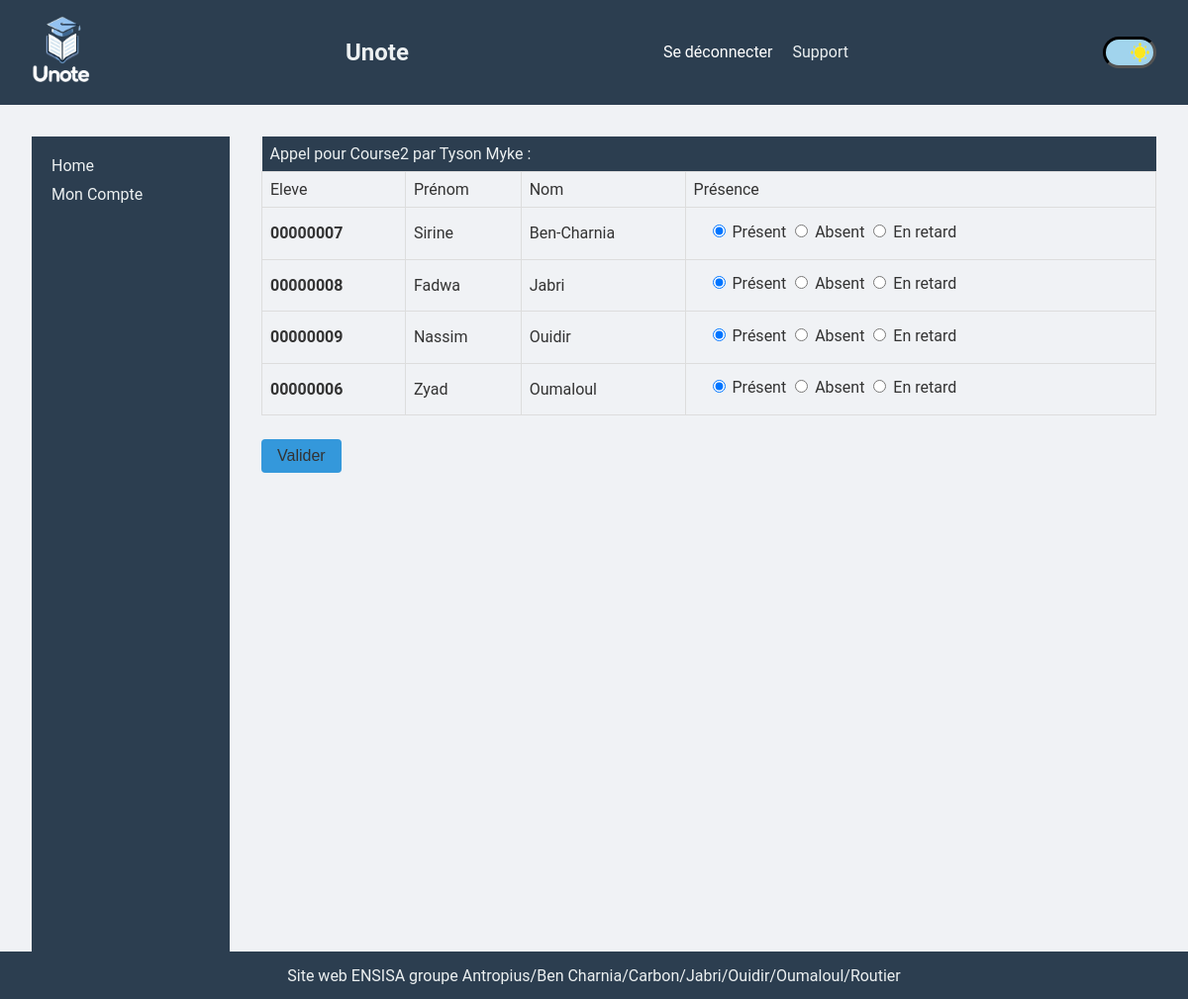
The page /portal/class_call/18 (signed in) on the database its author committed.
### administration/models.py (models this page shows, shortened)
class Session(models.Model):
    date = models.DateTimeField()
    duration = models.DurationField()
    exam = models.BooleanField()
    is_called_done = models.BooleanField(default=False)
    room = models.ForeignKey(Room, on_delete=models.CASCADE)
    course = models.ForeignKey(Course, on_delete=models.CASCADE)

class Course(models.Model):
    name = models.CharField(max_length=255)
    group = models.ForeignKey(Group, on_delete=models.CASCADE)
    teacher = models.ForeignKey(CustomUser, on_delete=models.CASCADE)
    subject = models.ForeignKey(Subject, on_delete=models.CASCADE)

### users/models.py (models this page shows, shortened)
class CustomUser(AbstractUser):
    USER_TYPE_CHOICES = (
        ('student', 'Étudiant'),
        ('teacher', 'Professeur'),
        ('admin', 'Administrateur'),
    )
    user_type = models.CharField(max_length=20, choices=USER_TYPE_CHOICES,
                                 default='student')

### user_portal/views.py (the view, shortened to what this page needs)
# urls.py: path('class_call/<int:id>', views.class_call, name='class_call'),
@login_required
def class_call(request, id):
    if request.user.user_type != "teacher":
        return render(request, 'main/403.html', status=403)
    user = request.user
    session = get_object_or_404(Session, pk=id)
    student_list = session.course.group.users.order_by('last_name')
    presences = Presence.objects.filter(session=session)
    presences_dict = {presence.user_id: presence for presence in presences}
    context = {'user': user, 'session': session, 'student_list': student_list,
               'presences_dict': presences_dict}
    return render(request, 'attendance/class_call.html', context)

### user_portal/templates/attendance/class_call.html (shortened to what this page needs)
{% extends "user_portal/base.html" %}
{% load static %}
{% block content %}
<div class="class_call flex_full notes_section">
    <form method="POST">
    <table>
    <thead>
        <tr>
            <th colspan="4">
                Appel pour {{session.course.name}} par {{user.first_name}} {{user.last_name}} :
            </th>
        </tr>
    </thead>
    <tbody>
        <tr>
            <td scope="col">Eleve</td>
            <td scope="col">Prénom</td>
            <td scope="col">Nom</td>
            <td scope="col">Présence</td>
        </tr>
    {% for s in student_list %}
        {% with presences_dict|default_if_none:None as presence %}
            <tr>
                <th scope="row">{{s.username}}</th>
                <td>{{s.first_name}}</td>
                <td>{{s.last_name}}</td>
                <td><fieldset>
                    <div>
                        {% for key, value in presence.items %}
                            {% if s.id == key %}
                                {% if value.presence == "present" %}
                                    <input type="radio" classe="{{s.username}}"
                                           name="{{s.username}}"
                                           value="present" checked />
                                {% else %}
                                    <input type="radio" classe="{{s.username}}"
                                           name="{{s.username}}"
                                           value="present"/>
                                {% endif %}
                                <label for="present">Présent</label>
                                {% if value.presence == "absent" %}
                                    <input type="radio" classe="{{s.username}}"
                                           name="{{s.username}}"
                                           value="absent" checked/>
                                {% else %}
                                    <input type="radio" classe="{{s.username}}"
                                           name="{{s.username}}"
                                           value="absent"/>
                                {% endif %}
                                <label for="absent">Absent</label>
                                {% if value.presence == "late" %}
                                    <input type="radio" classe="{{s.username}}"
                                           name="{{s.username}}"
                                           value="late" checked/>
                                {% else %}
                                    <input type="radio" classe="{{s.username}}"
                                           name="{{s.username}}"
                                           value="late"/>
                                {% endif %}
                                <label for="late">En retard</label>
                            {% endif %}
                        {% empty %}
                            <input type="radio" classe="{{s.username}}"
                                   name="{{s.username}}" value="present" checked />
                            <label for="present">Présent</label>
                            <input type="radio" classe="{{s.username}}"
                                   name="{{s.username}}" value="absent"/>
                            <label for="absent">Absent</label>
                            <input type="radio" classe="{{s.username}}"
                                   name="{{s.username}}" value="late"/>
                            <label for="late">En retard</label>
                        {% endfor %}
                    </div>
                </fieldset>
                </td>
            </tr>
        {% endwith %}
    {% endfor %}
    </tbody>
    </table>
    <button type="submit" href="{% url 'user_portal:attendance_teacher' %}" class="button">
        Valider </button>
</form>
</div>
{% endblock %}

### static/style.css (style rules this page uses)
:root { --secondary-color: #2c3e50; --admin-menu-link-color: #2980b9; --title-link-color: #2980b9; --background-schedule-color: #f0f2f5; --background-schedule-color2: #fff; --schedule-title-color: #1285a1; --taken-cells-background-color: #87d2ff; --taken-cells-exam-background-color: #ff7777; --title-color: #2c3e50; --button-color2: #fff; --link2-color: #2980b9; --submit-background-color1: #2980b9; --body-text-color: #333; --main-text-color: #ecf0f1; --notes-section-color: #333; --notes-section-button-color: #333; --form-input-color: #fff; --form-input-background-color: #ecf0f1; --link-color: #2980b9; --table-border-color: #ddd; --link-hover-color: #732d91; --lates-link-color: #2980b9; --button-background-color: #3498db; --button-link-color: #3498db; --main-background-color: #f0f2f5; --background-color-1: #f0f2f5; --call-done-background-color: #c0fdde; --white-color: #fff; --f2-color): #f2f2f2; --placeholder-color: #888888; --font-size: 16px; --toggle_height: 16em; --toggle_width: 30em; --toggle_btn_radius: 10em; --background-color-night: #080125; --background-color-day: #A1D4ED; --moon_color: #D9FBFF; --scroll-behavior: smooth; scroll-behavior: var(--scroll-behavior); }
::placeholder { color: var(--placeholder-color); }
body { font-family: 'Roboto', sans-serif; background-color: var(--main-background-color); margin: 0; padding: 0; color: var(--body-text-color); }
.notes_section { color: var(--notes-section-color); }
.notes_section button, .notes_section button[type="submit"] { color: var(--notes-section-button-color); }
fieldset { border: none; }
.flex_full { flex: 1; }
button { background-color: var(--button-background-color); border: none; color: var(--white-color); padding: 0.5em 1em; text-align: center; text-decoration: none; display: inline-block; font-size: 1em; margin: 0.5em 0; cursor: pointer; border-radius: 0.25em; }
table { width: 100%; border-collapse: collapse; margin-bottom: 1em; }
table thead th { background-color: var(--secondary-color); color: var(--main-text-color); padding: 0.5em; text-align: left; font-weight: normal; }
table tbody td, table tbody th { border: 1px solid var(--table-border-color); padding: 0.5em; text-align: left; }
table tbody tr:nth-child(even) { background-color: var(--main-background-color); }
button[type="submit"] { background-color: var(--button-background-color); border: none; color: var(--white-color); padding: 0.5em 1em; font-size: 1em; cursor: pointer; border-radius: 4px; }
body { transition: all .2s ease-in-out; }

### rows shown on the page
Session: course.name "Course2"
CustomUser: first_name "Tyson", last_name "Myke"
CustomUser: username "00000007", first_name "Sirine", last_name "Ben-Charnia"
CustomUser: username "00000008", first_name "Fadwa", last_name "Jabri"
CustomUser: username "00000009", first_name "Nassim", last_name "Ouidir"
CustomUser: username "00000006", first_name "Zyad", last_name "Oumaloul"
